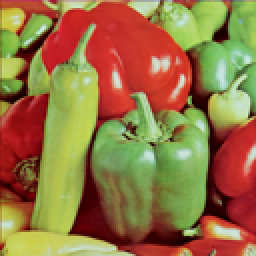
#> input picture si-exercises/exercise_pso/image.png, 128 x 128 px (shown 2 times larger)
$ python quantization.py
#> lines starting #> are read from the running program, lines starting #| are printed output that depends on the picture

from PIL import Image
import numpy as np
import matplotlib.pyplot as plt

LIGHT_GREEN = np.array([175, 198, 144])
BROWN = np.array([83, 20, 14])
RED = np.array([185, 49, 40])
GREEN = np.array([124, 148, 71])
palette = [LIGHT_GREEN, BROWN, RED, GREEN]
def closest_color(requested_color, palette):
    closest = min(palette, key=lambda color: sum((c1 - c2) ** 2 for c1, c2 in zip(color, requested_color)))
    return closest


img = Image.open('si-exercises/exercise_pso/image.png').convert("RGB") # Can be many different formats.
#> img is the input picture: PIL image 128x128 RGB; mean R, G, B 149.9, 115.8, 66.5
img_array = np.array(img)
pixels = img_array.reshape(-1, 3)
adjusted_pixels = [closest_color(pixel, palette) for pixel in pixels]
#> adjusted_pixels = 16384 items, first 6: [185, 49, 40], [185, 49, 40], [185, 49, 40], [185, 49, 40], [185, 49, 40], [185, 49, 40]

adjusted_img_array = np.array(adjusted_pixels).reshape(img_array.shape)
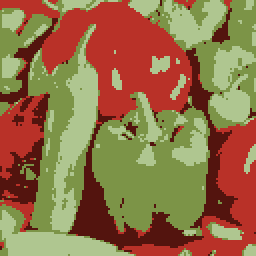
#> adjusted_img_array: shape (128, 128, 3) int64 (shown 2 times larger); mean R, G, B 146.8, 112.6, 70.7


fig, axs = plt.subplots(2)
axs[0].imshow(img_array)
axs[0].set_title('Original Image')
axs[0].axis("off")  # hides axes for original image
axs[1].imshow(adjusted_img_array)
axs[1].set_title('Quantized Image')
axs[1].axis("off")  # hides axes for quantized image

plt.show()
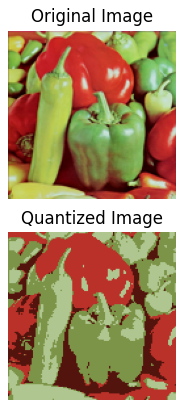
#> figure drawn by matplotlib, 2 panels
